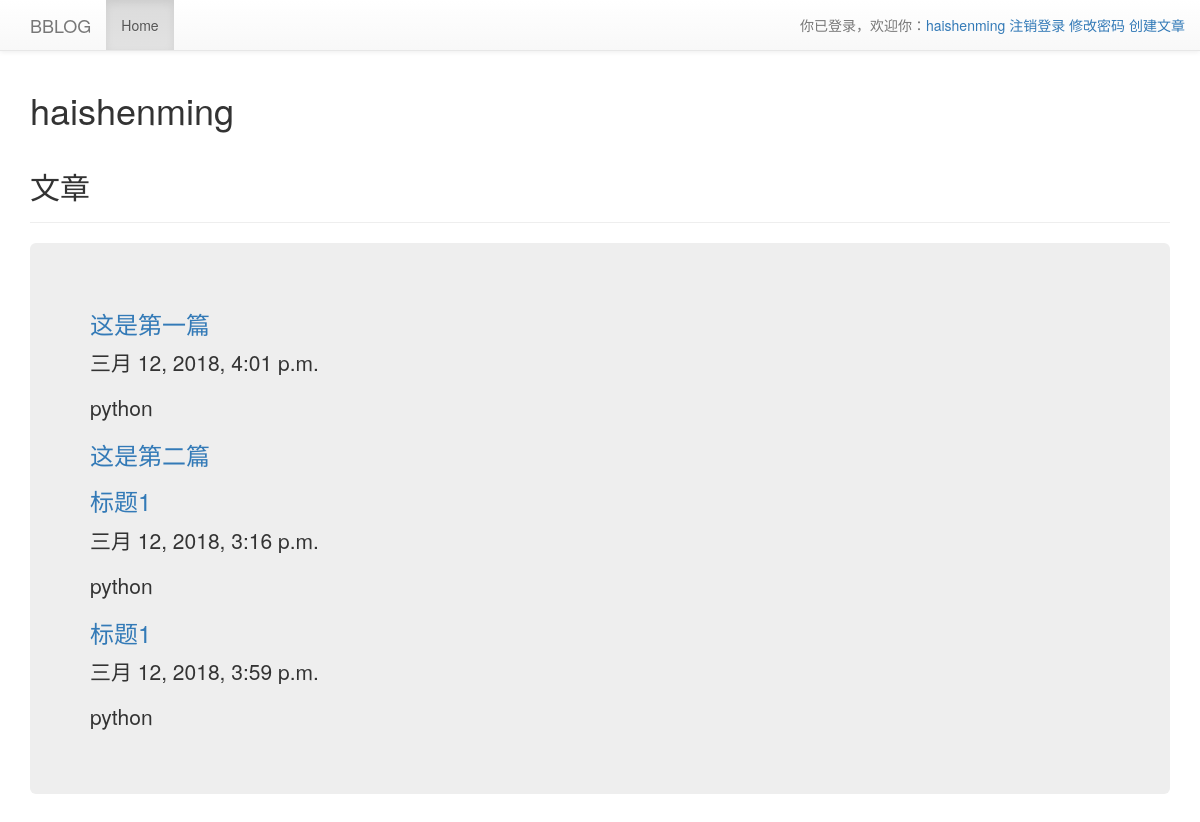
/users/haishenming/home/ (signed in), run on the app's committed database.
### app_users/models.py (models this page shows)
class User(AbstractUser):
    nickname = models.CharField(verbose_name="昵称", max_length=50,
                                blank=True)
    class Meta(AbstractUser.Meta):
        pass

### app_article/models.py (models this page shows, shortened)
class Article(models.Model):
    id = models.IntegerField(primary_key=True)
    title = models.CharField(verbose_name="标题", max_length=128,
                             null=False)
    content = models.TextField(verbose_name="内容", null=False)
    author = models.ForeignKey(verbose_name="作者", to='app_users.User',
                               on_delete=models.CASCADE)  # 文章作者
    tags = models.ManyToManyField(verbose_name="标签", to='Tag')
    category = models.ForeignKey(verbose_name="类别", to="Category",
                                 on_delete=models.SET_NULL, null=True,
                                 limit_choices_to={})
    created_time = models.DateTimeField(verbose_name="创建时间", null=False,
                                        auto_now_add=True)
    updated_time = models.DateTimeField(verbose_name="修改时间",
                                        null=True, auto_now=True)

class Category(models.Model):
    id = models.IntegerField(primary_key=True)
    user = models.ForeignKey(verbose_name="作者", to='app_users.User',
                             on_delete=models.CASCADE)
    word = models.CharField(max_length=64, null=False, default="")
    created_time = models.DateTimeField(verbose_name="创建时间", null=False,
                                        auto_now=True)
    def __str__(self):
        return self.word

### app_users/views.py (the view)
# urls.py: 2. Add a URL to urlpatterns:  path('', views.home, name='home')
@login_required
def home(requests, username=None):
    this_user = User.objects.filter(username=username).first()  # 用户信息
    articles = Article.objects.filter(author__username=username)    # 用户文章信息
    return render(requests, 'users/home.html',
                  {"this_user": this_user,
                   "articles": articles})

### templates/users/home.html (shortened to what this page needs)
{% extends 'base.html' %}
{% load static %}
{% block content %}
    <div class="container" id="userInfo">
        <h1>{{ this_user.username }}</h1>
        <div id="article">
            <div class="page-header">
                <h2>文章</h2>
            </div>
            <div class="jumbotron">
                {% for article in articles %}
                    <div>
                        <h3>
                            <a href="{% url 'article' article.title %}">{{ article.title }}</a>
                        </h3>
                        {% if article.updated_time %}
                            <p>{{ article.updated_time }}</p>
                        {% endif %}
                        {% if article.category %}
                            <p>{{ article.category }}</p>
                        {% endif %}
                    </div>
                {% endfor %}
            </div>
        </div>
    </div>
{% endblock %}

### templates/base.html (shortened to what this page needs)
{% load static %}
<!DOCTYPE html>
<html lang="en">
<head>
    <link rel="stylesheet"
          href="{% static "bootstrap/css/bootstrap-theme.css" %}">
    <link rel="stylesheet"
          href="{% static "bootstrap/css/bootstrap.css" %}">
</head>
<body>
<div>
    <nav class="navbar navbar-default navbar-fixed-top">
        <div class="container">
            <div class="navbar-header">
                <a class="navbar-brand"
                   href="{% url 'index' %}">BBLOG</a>
            </div>
            <div class="collapse navbar-collapse"
                 id="bs-example-navbar-collapse-5">
                <ul class="nav navbar-nav">
                    <li class="active"><a
                            href="{% url 'index' %}">Home</a></li>
                </ul>
                <p class="navbar-text navbar-right">
                    {% if user.is_authenticated %}
                        你已登录，欢迎你：<a href=
                                            "{% url 'app_users:user_home' user.username %}"
                    >{{ user.username }}</a>
                        <a href="{% url 'logout' %}?next={{ request.path }}">注销登录</a>
                        <a href="{% url 'password_change' %}?next
                    ={{ request.path }}">修改密码</a>
                        <a href="
                            {% url 'article_create' %}">创建文章</a>
                    {% else %}
                        你还没有登录，请
                        <a href="{% url 'login' %}?next={{ request.path }}">登录</a>
                        或者
                        <a href="{% url 'app_users:register' %}">注册</a>
                    {% endif %}
                </p>
            </div>
        </div>
    </nav>
    <div>
        {% block content %}
        {% endblock %}
    </div>
</div>
</body>
</html>

### data on the page
User: username "haishenming"
Article: title "这是第一篇", updated_time "三月 12, 2018, 4:01 p.m.", category "python"
Article: title "这是第二篇"
Article: title "标题1", updated_time "三月 12, 2018, 3:16 p.m.", category "python"
Article: title "标题1", updated_time "三月 12, 2018, 3:59 p.m.", category "python"
